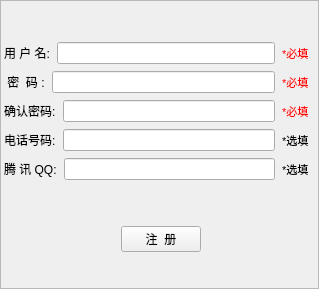
<?xml version="1.0" encoding="UTF-8"?>
<ui version="4.0">
 <class>Form</class>
 <widget class="QWidget" name="Form">
  <property name="geometry">
   <rect>
    <x>0</x>
    <y>0</y>
    <width>319</width>
    <height>289</height>
   </rect>
  </property>
  <property name="windowTitle">
   <string>Form</string>
  </property>
  <property name="styleSheet">
   <string notr="true"/>
  </property>
  <layout class="QVBoxLayout" name="verticalLayout_3">
   <property name="spacing">
    <number>0</number>
   </property>
   <property name="margin">
    <number>0</number>
   </property>
   <item>
    <widget class="QFrame" name="frame">
     <property name="styleSheet">
      <string notr="true"/>
     </property>
     <property name="frameShape">
      <enum>QFrame::StyledPanel</enum>
     </property>
     <property name="frameShadow">
      <enum>QFrame::Raised</enum>
     </property>
     <layout class="QVBoxLayout" name="verticalLayout_2">
      <property name="spacing">
       <number>11</number>
      </property>
      <property name="leftMargin">
       <number>3</number>
      </property>
      <property name="topMargin">
       <number>0</number>
      </property>
      <property name="rightMargin">
       <number>0</number>
      </property>
      <property name="bottomMargin">
       <number>0</number>
      </property>
      <item>
       <layout class="QHBoxLayout" name="horizontalLayout_7">
        <item>
         <spacer name="horizontalSpacer_3">
          <property name="orientation">
           <enum>Qt::Horizontal</enum>
          </property>
          <property name="sizeHint" stdset="0">
           <size>
            <width>40</width>
            <height>20</height>
           </size>
          </property>
         </spacer>
        </item>
        <item>
         <widget class="QToolButton" name="QToolButton_Close">
          <property name="minimumSize">
           <size>
            <width>0</width>
            <height>30</height>
           </size>
          </property>
          <property name="font">
           <font>
            <family>Verdana</family>
            <weight>75</weight>
            <bold>true</bold>
           </font>
          </property>
          <property name="mouseTracking">
           <bool>false</bool>
          </property>
          <property name="focusPolicy">
           <enum>Qt::NoFocus</enum>
          </property>
          <property name="contextMenuPolicy">
           <enum>Qt::NoContextMenu</enum>
          </property>
          <property name="acceptDrops">
           <bool>false</bool>
          </property>
          <property name="layoutDirection">
           <enum>Qt::LeftToRight</enum>
          </property>
          <property name="autoFillBackground">
           <bool>false</bool>
          </property>
          <property name="styleSheet">
           <string notr="true"/>
          </property>
          <property name="locale">
           <locale language="Chinese" country="China"/>
          </property>
          <property name="inputMethodHints">
           <set>Qt::ImhNone</set>
          </property>
          <property name="text">
           <string/>
          </property>
          <property name="icon">
           <iconset resource="UI_Resource.qrc">
            <normaloff>:/Imag/Imag/closePressed.png</normaloff>:/Imag/Imag/closePressed.png</iconset>
          </property>
          <property name="autoRepeat">
           <bool>false</bool>
          </property>
          <property name="autoExclusive">
           <bool>false</bool>
          </property>
          <property name="popupMode">
           <enum>QToolButton::DelayedPopup</enum>
          </property>
          <property name="autoRaise">
           <bool>true</bool>
          </property>
         </widget>
        </item>
       </layout>
      </item>
      <item>
       <layout class="QVBoxLayout" name="verticalLayout">
        <property name="spacing">
         <number>7</number>
        </property>
        <item>
         <layout class="QHBoxLayout" name="horizontalLayout">
          <item>
           <widget class="QLabel" name="label">
            <property name="text">
             <string>用 户 名:</string>
            </property>
           </widget>
          </item>
          <item>
           <widget class="QLineEdit" name="QLineEdit_usr"/>
          </item>
          <item>
           <widget class="QLabel" name="label_6">
            <property name="font">
             <font>
              <pointsize>8</pointsize>
             </font>
            </property>
            <property name="styleSheet">
             <string notr="true">color:rgb(255, 0, 0);</string>
            </property>
            <property name="text">
             <string>*必填   </string>
            </property>
           </widget>
          </item>
         </layout>
        </item>
        <item>
         <layout class="QHBoxLayout" name="horizontalLayout_2">
          <item>
           <widget class="QLabel" name="label_2">
            <property name="text">
             <string> 密  码 :</string>
            </property>
           </widget>
          </item>
          <item>
           <widget class="QLineEdit" name="QLineEdit_pwd"/>
          </item>
          <item>
           <widget class="QLabel" name="label_7">
            <property name="font">
             <font>
              <pointsize>8</pointsize>
             </font>
            </property>
            <property name="styleSheet">
             <string notr="true">color:rgb(255, 0, 0);</string>
            </property>
            <property name="text">
             <string>*必填   </string>
            </property>
           </widget>
          </item>
         </layout>
        </item>
        <item>
         <layout class="QHBoxLayout" name="horizontalLayout_3">
          <item>
           <widget class="QLabel" name="label_3">
            <property name="text">
             <string>确认密码:</string>
            </property>
           </widget>
          </item>
          <item>
           <widget class="QLineEdit" name="QLineEdit_rpwd"/>
          </item>
          <item>
           <widget class="QLabel" name="label_8">
            <property name="font">
             <font>
              <pointsize>8</pointsize>
             </font>
            </property>
            <property name="styleSheet">
             <string notr="true">color:rgb(255, 0, 0);</string>
            </property>
            <property name="text">
             <string>*必填   </string>
            </property>
           </widget>
          </item>
         </layout>
        </item>
        <item>
         <layout class="QHBoxLayout" name="horizontalLayout_4">
          <item>
           <widget class="QLabel" name="label_4">
            <property name="styleSheet">
             <string notr="true"/>
            </property>
            <property name="text">
             <string>电话号码:</string>
            </property>
           </widget>
          </item>
          <item>
           <widget class="QLineEdit" name="QLineEdit_phone"/>
          </item>
          <item>
           <widget class="QLabel" name="label_9">
            <property name="font">
             <font>
              <pointsize>8</pointsize>
             </font>
            </property>
            <property name="styleSheet">
             <string notr="true"/>
            </property>
            <property name="text">
             <string>*选填   </string>
            </property>
           </widget>
          </item>
         </layout>
        </item>
        <item>
         <layout class="QHBoxLayout" name="horizontalLayout_5">
          <item>
           <widget class="QLabel" name="label_5">
            <property name="text">
             <string>腾 讯 QQ:</string>
            </property>
           </widget>
          </item>
          <item>
           <widget class="QLineEdit" name="QLineEdit_qq">
            <property name="styleSheet">
             <string notr="true">background-image:url(:/icons/bgxx.jpg);</string>
            </property>
           </widget>
          </item>
          <item>
           <widget class="QLabel" name="label_10">
            <property name="font">
             <font>
              <pointsize>8</pointsize>
             </font>
            </property>
            <property name="text">
             <string>*选填   </string>
            </property>
           </widget>
          </item>
         </layout>
        </item>
       </layout>
      </item>
      <item>
       <spacer name="verticalSpacer">
        <property name="orientation">
         <enum>Qt::Vertical</enum>
        </property>
        <property name="sizeHint" stdset="0">
         <size>
          <width>20</width>
          <height>40</height>
         </size>
        </property>
       </spacer>
      </item>
      <item>
       <layout class="QHBoxLayout" name="horizontalLayout_6">
        <item>
         <spacer name="horizontalSpacer_2">
          <property name="orientation">
           <enum>Qt::Horizontal</enum>
          </property>
          <property name="sizeHint" stdset="0">
           <size>
            <width>40</width>
            <height>20</height>
           </size>
          </property>
         </spacer>
        </item>
        <item>
         <widget class="QPushButton" name="QPustButton_Register">
          <property name="maximumSize">
           <size>
            <width>100</width>
            <height>16777215</height>
           </size>
          </property>
          <property name="text">
           <string>注  册</string>
          </property>
         </widget>
        </item>
        <item>
         <spacer name="horizontalSpacer">
          <property name="orientation">
           <enum>Qt::Horizontal</enum>
          </property>
          <property name="sizeHint" stdset="0">
           <size>
            <width>40</width>
            <height>20</height>
           </size>
          </property>
         </spacer>
        </item>
       </layout>
      </item>
      <item>
       <spacer name="verticalSpacer_2">
        <property name="orientation">
         <enum>Qt::Vertical</enum>
        </property>
        <property name="sizeHint" stdset="0">
         <size>
          <width>20</width>
          <height>40</height>
         </size>
        </property>
       </spacer>
      </item>
     </layout>
    </widget>
   </item>
  </layout>
 </widget>
 <resources>
  <include location="UI_Resource.qrc"/>
 </resources>
 <connections>
  <connection>
   <sender>QToolButton_Close</sender>
   <signal>clicked()</signal>
   <receiver>Form</receiver>
   <slot>close()</slot>
   <hints>
    <hint type="sourcelabel">
     <x>306</x>
     <y>27</y>
    </hint>
    <hint type="destinationlabel">
     <x>166</x>
     <y>169</y>
    </hint>
   </hints>
  </connection>
 </connections>
</ui>
